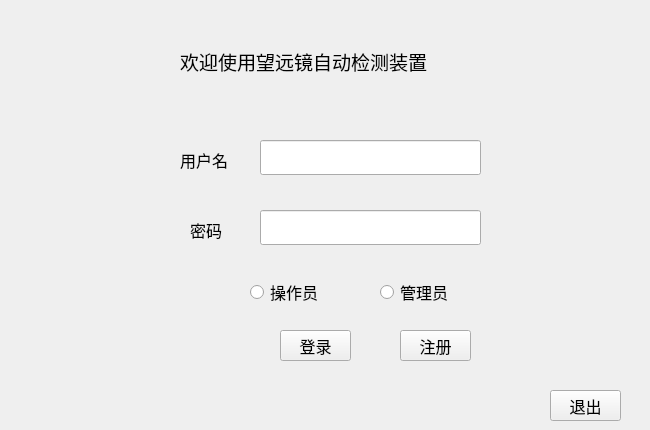
<?xml version="1.0" encoding="UTF-8"?>
<ui version="4.0">
 <class>login</class>
 <widget class="QWidget" name="login">
  <property name="geometry">
   <rect>
    <x>0</x>
    <y>0</y>
    <width>650</width>
    <height>430</height>
   </rect>
  </property>
  <property name="windowTitle">
   <string>Form</string>
  </property>
  <property name="windowIcon">
   <iconset resource="../FramelessWindow/framelesswindow.qrc">
    <normaloff>:/frameless_images/logo.png</normaloff>:/frameless_images/logo.png</iconset>
  </property>
  <widget class="QLineEdit" name="InputNumber">
   <property name="geometry">
    <rect>
     <x>260</x>
     <y>140</y>
     <width>221</width>
     <height>35</height>
    </rect>
   </property>
   <property name="minimumSize">
    <size>
     <width>0</width>
     <height>35</height>
    </size>
   </property>
  </widget>
  <widget class="QLabel" name="label_3">
   <property name="geometry">
    <rect>
     <x>190</x>
     <y>220</y>
     <width>40</width>
     <height>20</height>
    </rect>
   </property>
   <property name="font">
    <font>
     <pointsize>12</pointsize>
    </font>
   </property>
   <property name="text">
    <string>密码</string>
   </property>
  </widget>
  <widget class="QLineEdit" name="InputPassWord">
   <property name="geometry">
    <rect>
     <x>260</x>
     <y>210</y>
     <width>221</width>
     <height>35</height>
    </rect>
   </property>
   <property name="minimumSize">
    <size>
     <width>0</width>
     <height>35</height>
    </size>
   </property>
  </widget>
  <widget class="QRadioButton" name="OperatorRadioButton">
   <property name="geometry">
    <rect>
     <x>250</x>
     <y>280</y>
     <width>87</width>
     <height>24</height>
    </rect>
   </property>
   <property name="font">
    <font>
     <pointsize>12</pointsize>
    </font>
   </property>
   <property name="text">
    <string>操作员</string>
   </property>
  </widget>
  <widget class="QRadioButton" name="ManagerRadioButton">
   <property name="geometry">
    <rect>
     <x>380</x>
     <y>280</y>
     <width>87</width>
     <height>24</height>
    </rect>
   </property>
   <property name="font">
    <font>
     <pointsize>12</pointsize>
    </font>
   </property>
   <property name="text">
    <string>管理员</string>
   </property>
  </widget>
  <widget class="QPushButton" name="LoginButton">
   <property name="geometry">
    <rect>
     <x>280</x>
     <y>330</y>
     <width>71</width>
     <height>31</height>
    </rect>
   </property>
   <property name="font">
    <font>
     <pointsize>12</pointsize>
    </font>
   </property>
   <property name="text">
    <string>登录</string>
   </property>
  </widget>
  <widget class="QPushButton" name="RegisterButton">
   <property name="geometry">
    <rect>
     <x>400</x>
     <y>330</y>
     <width>71</width>
     <height>31</height>
    </rect>
   </property>
   <property name="font">
    <font>
     <pointsize>12</pointsize>
    </font>
   </property>
   <property name="text">
    <string>注册</string>
   </property>
  </widget>
  <widget class="QPushButton" name="CloseButton">
   <property name="geometry">
    <rect>
     <x>550</x>
     <y>390</y>
     <width>71</width>
     <height>31</height>
    </rect>
   </property>
   <property name="font">
    <font>
     <pointsize>12</pointsize>
    </font>
   </property>
   <property name="text">
    <string>退出</string>
   </property>
  </widget>
  <widget class="QLabel" name="label">
   <property name="geometry">
    <rect>
     <x>180</x>
     <y>50</y>
     <width>299</width>
     <height>23</height>
    </rect>
   </property>
   <property name="sizePolicy">
    <sizepolicy hsizetype="Fixed" vsizetype="Fixed">
     <horstretch>0</horstretch>
     <verstretch>0</verstretch>
    </sizepolicy>
   </property>
   <property name="font">
    <font>
     <pointsize>14</pointsize>
    </font>
   </property>
   <property name="text">
    <string>欢迎使用望远镜自动检测装置</string>
   </property>
  </widget>
  <widget class="QLabel" name="label_2">
   <property name="geometry">
    <rect>
     <x>180</x>
     <y>150</y>
     <width>60</width>
     <height>20</height>
    </rect>
   </property>
   <property name="sizePolicy">
    <sizepolicy hsizetype="Fixed" vsizetype="Preferred">
     <horstretch>0</horstretch>
     <verstretch>0</verstretch>
    </sizepolicy>
   </property>
   <property name="minimumSize">
    <size>
     <width>50</width>
     <height>0</height>
    </size>
   </property>
   <property name="font">
    <font>
     <pointsize>12</pointsize>
    </font>
   </property>
   <property name="text">
    <string>用户名</string>
   </property>
  </widget>
 </widget>
 <resources>
  <include location="../FramelessWindow/framelesswindow.qrc"/>
 </resources>
 <connections/>
</ui>
